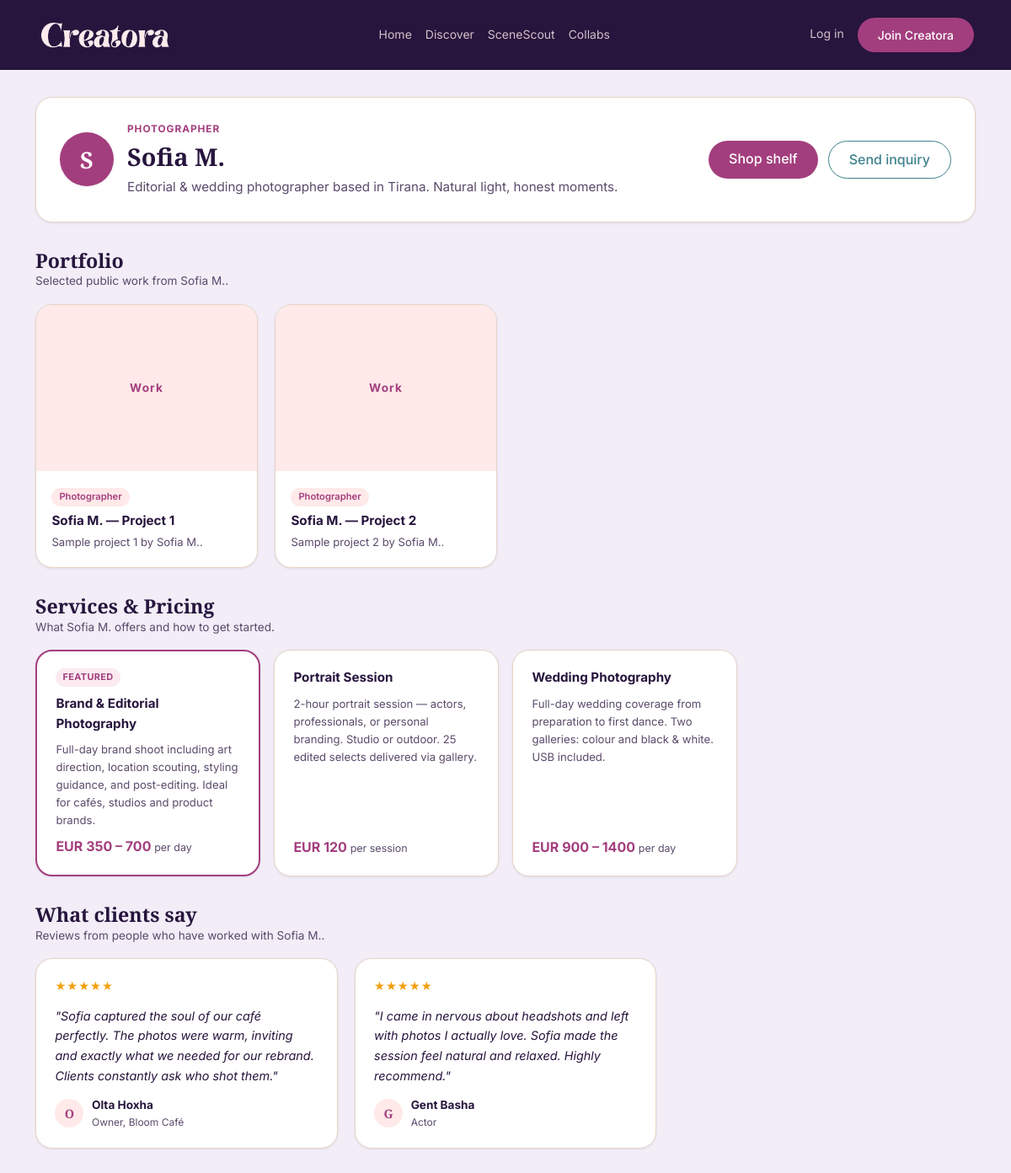
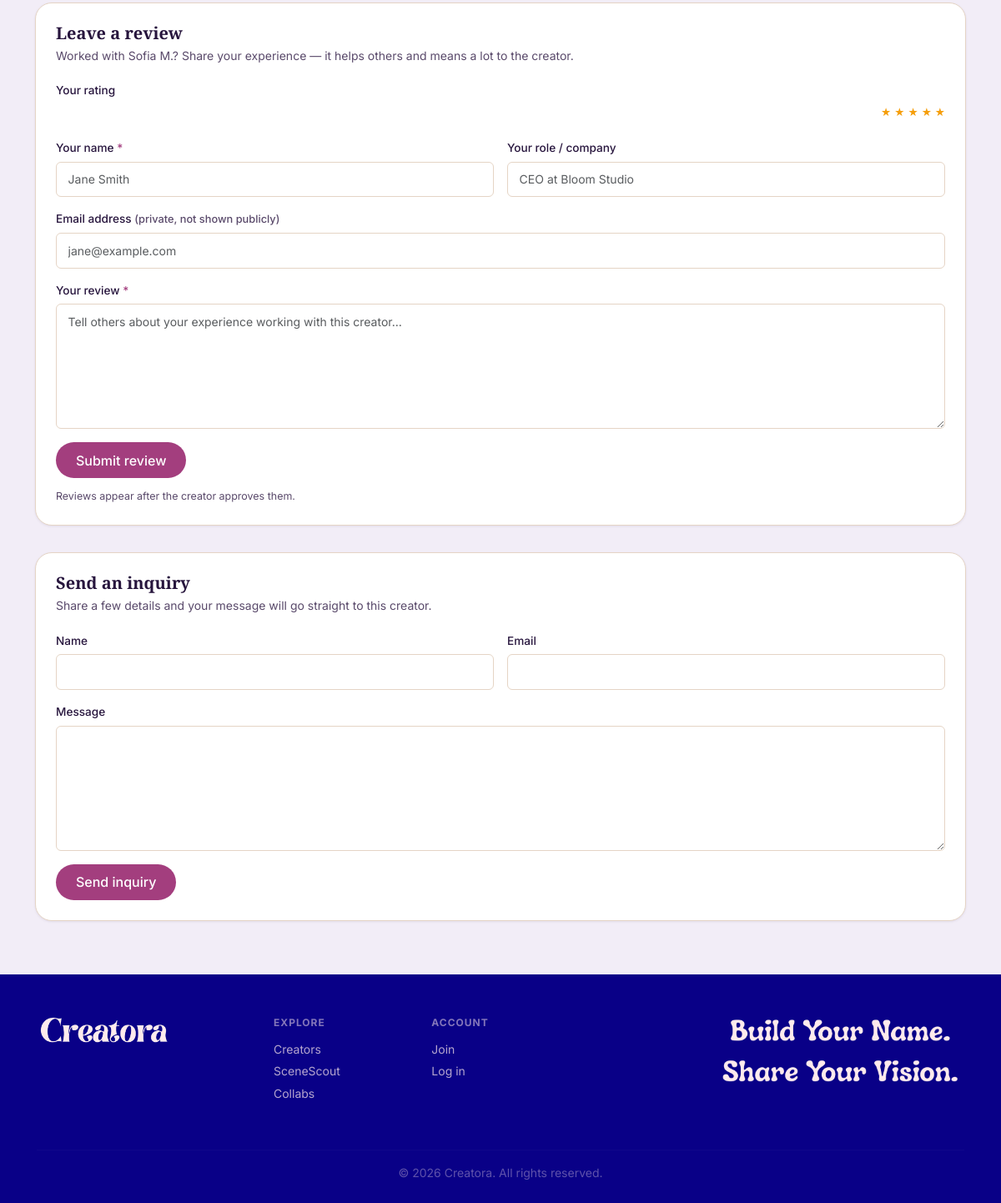
/c/sofia_m, run on the app's committed database (2 pictures, top to bottom).
### models.py (models this page shows, shortened)
class User(UserMixin, db.Model):
    __tablename__ = 'users'
    id           = db.Column(db.Integer, primary_key=True)
    username     = db.Column(db.String(50),  unique=True, nullable=False)
    email        = db.Column(db.String(120), unique=True, nullable=False)
    password     = db.Column(db.String(256), nullable=False)
    role         = db.Column(db.String(30),  nullable=False)  # one of CREATOR_ROLES
    display_name  = db.Column(db.String(100))
    bio           = db.Column(db.Text)
    location      = db.Column(db.String(100))
    avatar        = db.Column(db.String(255))   # filename in uploads/
    website       = db.Column(db.String(255))
    instagram     = db.Column(db.String(100))
    is_public     = db.Column(db.Boolean, default=True)
    security_question = db.Column(db.String(255))  # ← add
    security_answer = db.Column(db.String(255))  # ← add (stored hashed)
    created_at    = db.Column(db.DateTime, default=datetime.utcnow)
    portfolio_items = db.relationship('PortfolioItem',  backref='creator', lazy=True)
    inquiries_recv  = db.relationship('Inquiry',        backref='creator', lazy=True,
                                      foreign_keys='Inquiry.creator_id')
    content_posts   = db.relationship('ContentPost',    backref='creator', lazy=True)
    locations       = db.relationship('Location',       backref='creator', lazy=True)
    collaborations  = db.relationship('Collaboration',  backref='creator', lazy=True)
    shelf_items = db.relationship('ShelfItem', backref='creator', lazy=True)
    is_public = db.Column(db.Boolean, default=True)
    profile_views = db.Column(db.Integer, default=0)  # ← add this

class PortfolioItem(db.Model):
    __tablename__ = 'portfolio_items'
    id          = db.Column(db.Integer, primary_key=True)
    creator_id  = db.Column(db.Integer, db.ForeignKey('users.id'), nullable=False)
    title       = db.Column(db.String(120), nullable=False)
    description = db.Column(db.Text)
    image       = db.Column(db.String(255))
    category    = db.Column(db.String(60))
    is_featured = db.Column(db.Boolean, default=False)
    created_at  = db.Column(db.DateTime, default=datetime.utcnow)

class Service(db.Model):
    __tablename__ = 'services'
    id          = db.Column(db.Integer, primary_key=True)
    creator_id  = db.Column(db.Integer, db.ForeignKey('users.id'), nullable=False)
    title       = db.Column(db.String(120), nullable=False)   # e.g. "Brand Photography"
    description = db.Column(db.Text)
    price_from  = db.Column(db.Float)                         # starting price (nullable = "contact for pricing")
    price_to    = db.Column(db.Float)                         # upper range (nullable = single price)
    currency    = db.Column(db.String(3), default='USD')
    unit        = db.Column(db.String(40))                    # e.g. "per session", "per day", "per project"
    is_featured = db.Column(db.Boolean, default=False)
    sort_order  = db.Column(db.Integer, default=0)
    created_at  = db.Column(db.DateTime, default=datetime.utcnow)
    creator = db.relationship('User', backref=db.backref('services', lazy=True))

class Testimonial(db.Model):
    __tablename__ = 'testimonials'
    id = db.Column(db.Integer, primary_key=True)
    creator_id = db.Column(db.Integer, db.ForeignKey('users.id'), nullable=False)
    author_name  = db.Column(db.String(120), nullable=False)
    author_title = db.Column(db.String(120))   # e.g. "Marketing Director at Acme"
    author_email = db.Column(db.String(120))   # kept private, not shown publicly
    body   = db.Column(db.Text, nullable=False)
    rating = db.Column(db.Integer, default=5)  # 1-5 stars
    is_approved = db.Column(db.Boolean, default=False)
    created_at = db.Column(db.DateTime, default=datetime.utcnow)
    creator = db.relationship('User', backref=db.backref('testimonials', lazy=True))

### routes/public.py (the view)
@public_bp.route('/c/<username>')
def profile(username):
    from models import Testimonial, Service
    creator = User.query.filter_by(username=username).first_or_404()
    is_owner = current_user.is_authenticated and current_user.id == creator.id
    if not creator.is_public and not is_owner:
        abort(404)
    portfolio    = PortfolioItem.query.filter_by(creator_id=creator.id).all()
    testimonials = Testimonial.query.filter_by(creator_id=creator.id, is_approved=True).order_by(Testimonial.created_at.desc()).all()
    services     = Service.query.filter_by(creator_id=creator.id).order_by(Service.is_featured.desc(), Service.sort_order.asc()).all()
    if not is_owner:
        creator.profile_views = (creator.profile_views or 0) + 1
    db.session.commit()
    return render_template('public/profile.html', creator=creator, portfolio=portfolio, testimonials=testimonials, services=services)

### app.py (called while the page is built)
@app.context_processor
def inject_globals():
    unread_count = 0
    if current_user.is_authenticated:
        unread_count = Notification.query.filter_by(
            user_id=current_user.id, is_read=False
        ).count()
    return {
        'now': datetime.utcnow(),
        'app_name': 'Creatora',
        'unread_notifications': unread_count,
    }

### templates/public/profile.html (shortened to what this page needs)
{% extends 'base.html' %}
{% block content %}
<div class="profile-page">
  <div class="container">
    <section class="profile-hero">
      <div class="profile-hero__inner">
        <div class="profile-identity">
          <div class="profile-avatar">
            {% if creator.avatar %}
              <img src="{{ url_for('static', filename='images/uploads/' ~ creator.avatar) }}" alt="{{ creator.display_name or creator.username }}">
            {% else %}
              {{ (creator.display_name or creator.username)[0] | upper }}
            {% endif %}
          </div>
          <div>
            <p class="profile-kicker">{{ creator.role | replace('_',' ') | title }}</p>
            <h1>{{ creator.display_name or creator.username }}</h1>
            {% if creator.bio %}
              <p class="profile-subtitle">{{ creator.bio }}</p>
            {% endif %}
          </div>
        </div>
        <div class="profile-actions">
          <a href="{{ url_for('public.creator_shelf', username=creator.username) }}" class="btn btn-primary">Shop shelf</a>
          {% if not (current_user.is_authenticated and current_user.id == creator.id) %}
          <a href="#inquire" class="btn btn-secondary">Send inquiry</a>
          {% endif %}
        </div>
      </div>
    </section>
    <div class="section-heading">
      <div>
        <h2>Portfolio</h2>
        <p>Selected public work from {{ creator.display_name or creator.username }}.</p>
      </div>
    </div>
    {% if portfolio %}
      <div class="portfolio-grid">
        {% for item in portfolio %}
        <article class="portfolio-card">
          <div class="portfolio-card__cover">
            {% if item.image %}
              <img src="{{ url_for('static', filename='images/uploads/' ~ item.image) }}" alt="{{ item.title }}" loading="lazy">
            {% else %}
              <span class="portfolio-placeholder">Work</span>
            {% endif %}
          </div>
          <div class="portfolio-card__body">
            <span class="portfolio-chip">{{ item.category or 'Portfolio' }}</span>
            <h3 class="portfolio-card__title">{{ item.title }}</h3>
            {% if item.description %}<p class="portfolio-card__desc">{{ item.description }}</p>{% endif %}
          </div>
        </article>
        {% endfor %}
      </div>
    {% else %}
      <div class="profile-empty">
        <span class="empty-icon"><i class="bi bi-images"></i></span>
        <h5>No portfolio items yet</h5>
        <p>This creator has not published portfolio work yet.</p>
      </div>
    {% endif %}
    {% if services %}
    <div class="section-heading">
      <div>
        <h2>Services & Pricing</h2>
        <p>What {{ creator.display_name or creator.username }} offers and how to get started.</p>
      </div>
    </div>
    <div class="services-grid">
      {% for svc in services %}
      <div class="svc-pub-card {{ 'featured' if svc.is_featured else '' }}">
        {% if svc.is_featured %}<span class="svc-featured-badge">Featured</span>{% endif %}
        <p class="svc-pub-title">{{ svc.title }}</p>
        {% if svc.description %}<p class="svc-pub-desc">{{ svc.description }}</p>{% endif %}
        <p class="svc-pub-price">
          {% if svc.price_from is not none %}
            {{ svc.currency }} {{ '%.0f'|format(svc.price_from) }}{% if svc.price_to %} – {{ '%.0f'|format(svc.price_to) }}{% endif %}
            {% if svc.unit %}<span class="svc-pub-unit"> {{ svc.unit }}</span>{% endif %}
          {% else %}
            <span class="svc-pub-unit" style="font-size:.85rem;">Contact for pricing</span>
          {% endif %}
        </p>
      </div>
      {% endfor %}
    </div>
    {% endif %}
    {% if testimonials %}
    <div class="section-heading">
      <div>
        <h2>What clients say</h2>
        <p>Reviews from people who have worked with {{ creator.display_name or creator.username }}.</p>
      </div>
    </div>
    <div class="testimonials-grid">
      {% for t in testimonials %}
      <div class="t-card">
        <div class="t-card__stars">{{ '★' * t.rating }}{{ '☆' * (5 - t.rating) }}</div>
        <p class="t-card__quote">"{{ t.body }}"</p>
        <div class="t-card__author">
          <div class="t-card__avatar">{{ t.author_name[0] | upper }}</div>
          <div>
            <div class="t-card__name">{{ t.author_name }}</div>
            {% if t.author_title %}<div class="t-card__role">{{ t.author_title }}</div>{% endif %}
          </div>
        </div>
      </div>
      {% endfor %}
    </div>
    {% endif %}
    {% if not (current_user.is_authenticated and current_user.id == creator.id) %}
    <div id="leave-review" class="review-card">
      <h3>Leave a review</h3>
      <p class="intro">Worked with {{ creator.display_name or creator.username }}? Share your experience — it helps others and means a lot to the creator.</p>
      <form method="POST" action="{{ url_for('public.submit_testimonial', username=creator.username) }}">
        <div class="form-group">
          <label>Your rating</label>
          <div class="star-picker">
            <input type="radio" name="rating" id="s5" value="5" checked><label for="s5">★</label>
            <input type="radio" name="rating" id="s4" value="4"><label for="s4">★</label>
            <input type="radio" name="rating" id="s3" value="3"><label for="s3">★</label>
            <input type="radio" name="rating" id="s2" value="2"><label for="s2">★</label>
            <input type="radio" name="rating" id="s1" value="1"><label for="s1">★</label>
          </div>
        </div>
        <div class="form-row">
          <div class="form-group">
            <label for="r-name">Your name <span style="color:var(--color-berry-blush)">*</span></label>
            <input id="r-name" class="form-control" name="author_name" placeholder="Jane Smith" required>
          </div>
          <div class="form-group">
            <label for="r-title">Your role / company</label>
            <input id="r-title" class="form-control" name="author_title" placeholder="CEO at Bloom Studio">
          </div>
        </div>
        <div class="form-group">
          <label for="r-email">Email address <span style="color:var(--text-secondary);font-size:.8rem">(private, not shown publicly)</span></label>
          <input id="r-email" class="form-control" type="email" name="author_email" placeholder="jane@example.com">
        </div>
        <div class="form-group">
          <label for="r-body">Your review <span style="color:var(--color-berry-blush)">*</span></label>
          <textarea id="r-body" class="form-control" name="body" rows="4" placeholder="Tell others about your experience working with this creator…" required></textarea>
        </div>
        <button class="btn btn-primary" type="submit">Submit review</button>
        <p style="color:var(--text-secondary);font-size:.78rem;margin:.75rem 0 0">Reviews appear after the creator approves them.</p>
      </form>
    </div>
    <div id="inquire" class="inquiry-card">
      <h3>Send an inquiry</h3>
      <p class="intro">Share a few details and your message will go straight to this creator.</p>
      <form method="POST" action="{{ url_for('public.send_inquiry', username=creator.username) }}">
        <div class="form-row">
          <div class="form-group">
            <label for="inquiry-name">Name</label>
            <input id="inquiry-name" class="form-control" name="name" required>
          </div>
          <div class="form-group">
            <label for="inquiry-email">Email</label>
            <input id="inquiry-email" class="form-control" type="email" name="email" required>
          </div>
        </div>
        <div class="form-group">
          <label for="inquiry-message">Message</label>
          <textarea id="inquiry-message" class="form-control" name="message" rows="4" required></textarea>
        </div>
        <button class="btn btn-primary" type="submit">Send inquiry</button>
      </form>
    </div>
    {% endif %}
  </div>
</div>
{% endblock %}

### static/css/variables.css (style rules this page uses)
:root { --color-lavender-blush: #FFEBED; --color-soft-blush: #FFE9E9; --color-powder-blush: #F6B6B7; --color-powder-blush-deep: #F2A4A5; --color-papaya-whip: #FFFFD2; --color-honeydew: #F2FFE9; --color-muted-teal: #A6C9B6; --color-almond-cream: #E5D4C5; --color-burnt-peach: #D18A75; --color-berry-blush: #A33E7E; --color-pacific-cyan: #3E828E; --color-rich-cerulean: #3078A4; --color-dark-amethyst: #27153D; --color-dark-amethyst-cool: #260C45; --color-navy: #090087; --brand-primary: var(--color-berry-blush); --brand-primary-hover: #8a3468; --brand-secondary: var(--color-pacific-cyan); --brand-secondary-hover: #2f636d; --bg-page: var(--color-lavender-blush); --bg-card: #ffffff; --bg-card-soft: var(--color-soft-blush); --bg-muted: var(--color-almond-cream); --bg-dark: var(--color-dark-amethyst); --bg-footer: var(--color-navy); --text-primary: var(--color-dark-amethyst); --text-secondary: #5a4a6b; --text-on-dark: var(--color-lavender-blush); --text-on-primary: #ffffff; --text-link: var(--color-pacific-cyan); --text-link-hover: var(--color-berry-blush); --accent-warm: var(--color-burnt-peach); --accent-mint: var(--color-muted-teal); --accent-cream: var(--color-papaya-whip); --border-default: var(--color-almond-cream); --border-strong: var(--color-muted-teal); --success: var(--color-honeydew); --success-text: #2a6b3c; --font-heading: 'Playfair Display', 'Georgia', serif; --font-body: 'Inter', 'Helvetica Neue', sans-serif; --font-mono: 'Fira Code', monospace; --text-xs: 0.75rem; --text-sm: 0.875rem; --text-base: 1rem; --text-lg: 1.125rem; --text-xl: 1.25rem; --text-2xl: 1.5rem; --text-3xl: 1.875rem; --text-4xl: 2.25rem; --space-1: 0.25rem; --space-2: 0.5rem; --space-3: 0.75rem; --space-4: 1rem; --space-6: 1.5rem; --space-8: 2rem; --space-12: 3rem; --space-16: 4rem; --radius-sm: 6px; --radius-md: 12px; --radius-lg: 20px; --radius-xl: 32px; --radius-full: 9999px; --shadow-sm: 0 1px 3px rgba(39, 21, 61, 0.08); --shadow-md: 0 4px 16px rgba(39, 21, 61, 0.10); --shadow-lg: 0 8px 32px rgba(39, 21, 61, 0.14); --transition-fast: 150ms ease; --transition-normal: 250ms ease; }

### static/css/main.css (style rules this page uses)
*, *::before, *::after { box-sizing: border-box; margin: 0; padding: 0; }
body { font-family: var(--font-body); font-size: var(--text-base); color: var(--text-primary); background-color: var(--bg-page); line-height: 1.6; }
h1, h2, h3, h4, h5, h6 { font-family: var(--font-heading); font-weight: 700; color: var(--text-primary); line-height: 1.2; }
a { color: var(--text-link); text-decoration: none; transition: color var(--transition-fast); }
.btn-primary { background-color: var(--brand-primary); color: var(--text-on-primary); border: none; border-radius: var(--radius-full); padding: 0.6rem 1.5rem; font-weight: 500; transition: background var(--transition-fast), transform var(--transition-fast); cursor: pointer; }
.btn-secondary { background-color: transparent; color: var(--brand-secondary); border: 1.5px solid var(--brand-secondary); border-radius: var(--radius-full); padding: 0.6rem 1.5rem; font-weight: 500; transition: all var(--transition-fast); cursor: pointer; }

### data on the page
User: display_name "S", role "PHOTOGRAPHER", display_name "Sofia M.", bio "Editorial & wedding photographer based in Tirana. Natural light, honest moments."
PortfolioItem: shows "Work", category "Photographer", title "Sofia M. — Project 1", description "Sample project 1 by Sofia M.."
PortfolioItem: shows "Work", category "Photographer", title "Sofia M. — Project 2", description "Sample project 2 by Sofia M.."
Service: is_featured "FEATURED", title "Brand & Editorial Photography", description "Full-day brand shoot including art direction, location scouting, styling guidance, and post-editing. Ideal for cafés, studios and product brands.", currency "EUR", price_from "350", price_to "700", unit "per day"
Service: title "Portrait Session", description "2-hour portrait session — actors, professionals, or personal branding. Studio or outdoor. 25 edited selects delivered via gallery.", currency "EUR", price_from "120", unit "per session"
Service: title "Wedding Photography", description "Full-day wedding coverage from preparation to first dance. Two galleries: colour and black & white. USB included.", currency "EUR", price_from "900", price_to "1400", unit "per day"
Testimonial: rating "★★★★★", body "Sofia captured the soul of our café perfectly. The photos were warm, inviting and exactly what we needed for our rebrand. Clients constantly ask who shot them.", author_name "O", author_name "Olta Hoxha", author_title "Owner, Bloom Café"
Testimonial: rating "★★★★★", body "I came in nervous about headshots and left with photos I actually love. Sofia made the session feel natural and relaxed. Highly recommend.", author_name "G", author_name "Gent Basha", author_title "Actor"
